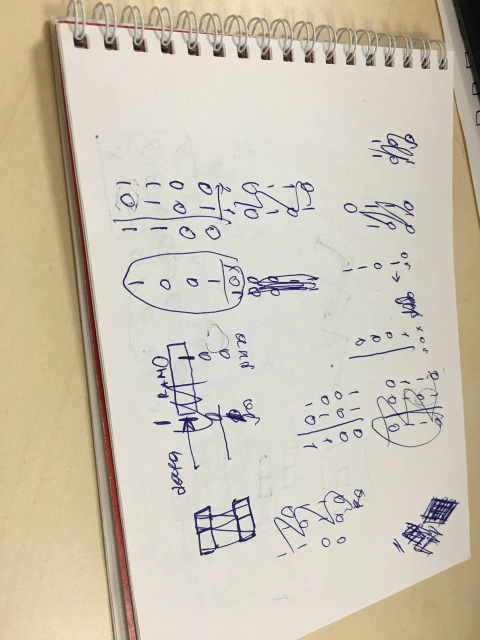
#> input picture ph1.jpg, 960 x 1280 px (shown at 1/2 size)
$ python StitchingApp.py
#> lines starting #> are read from the running program, lines starting #| are printed output that depends on the picture
### Stitcher.py

import numpy as np
import imutils
import cv2 as cv

class Stitcher:
	def __init__(self, img1, img2):
		self.imageB = img1
		self.imageA = img2

	def stitch(self, ratio=0.75, reprojThresh=4.0,
		showMatches=False):
		(kpsA, featuresA) = self.detectAndDescribe(self.imageA)
		(kpsB, featuresB) = self.detectAndDescribe(self.imageB)
		M = self.matchKeypoints(kpsA, kpsB,
			featuresA, featuresB, ratio, reprojThresh)
		if M is None:
			return (None, None, None)
		else:
			(matches, H, status) = M
			if showMatches:
				vis = self.drawMatches(kpsA, kpsB, matches, status)
				return (H, vis)
			else:
				return (H, None)

	def detectAndDescribe(self, image):
		gray = cv.cvtColor(image, cv.COLOR_BGR2GRAY)
		descriptor = cv.SIFT_create()
		(kps, features) = descriptor.detectAndCompute(image, None)
		kps = np.float32([kp.pt for kp in kps])
		return (kps, features)

	def matchKeypoints(self, kpsA, kpsB, featuresA, featuresB,ratio, reprojThresh):
		matcher = cv.DescriptorMatcher_create("BruteForce")
		rawMatches = matcher.knnMatch(featuresA, featuresB, 2)
		matches = []
		for m in rawMatches:
			if len(m) == 2 and m[0].distance < m[1].distance * ratio:
				matches.append((m[0].trainIdx, m[0].queryIdx))
		if len(matches) > 4:
			ptsA = np.float32([kpsA[i] for (_, i) in matches])
			ptsB = np.float32([kpsB[i] for (i, _) in matches])
			(H, status) = cv.findHomography(ptsA, ptsB, cv.RANSAC,reprojThresh)
			return (matches, H, status)
		return None

	# [12 lines left out: function drawMatches, not called in this run]

### GenToFile.py
import numpy as np

class GenToFile:

    def GenStr(self, data, HB, LB):
        start_code = "{:02x}".format(1)
        add_zeros = "{:02x}".format(0)
        str_HB = "{:02x}".format(HB)
        str_LB = "{:02x}".format(LB)
        str_data = "{:02x}".format(data)
        chk = self.ChecksumCalc([data, HB, LB, 1])
        string = ":" + start_code + str_HB + str_LB + add_zeros + str_data + chk


        return string

    def ChecksumCalc(self,data):
        s = 0
        for i in data:
            s = s+i
        checksum = s & 255
        checksum = checksum ^ 255
        checksum = checksum + 1
        chk = np.mod(checksum,256)
        return "{:02x}".format(chk)

### StitchingApp.py
import cv2 as cv
import numpy as np
import matplotlib.pyplot as plt
from Stitcher import Stitcher
from GenToFile import GenToFile

def Transform(imageA, imageB, H):
	result = cv.warpPerspective(imageA, H,(imageA.shape[1] + imageB.shape[1], imageA.shape[0]))
	result[0:imageB.shape[0], 0:int(imageB.shape[1]*(3/4))] = imageB[0:imageB.shape[0], 0:int(imageB.shape[1]*(3/4))]
	return result

start_addr = 1024
data_length = 9
i=0
x=0b1100

cimg1 = cv.imread("ph1.jpg")
#> cimg1 is the input picture: shape (1280, 960, 3); mean B, G, R 179.8, 195.8, 204.6
cimg2 = cv.imread("ph2.jpg")
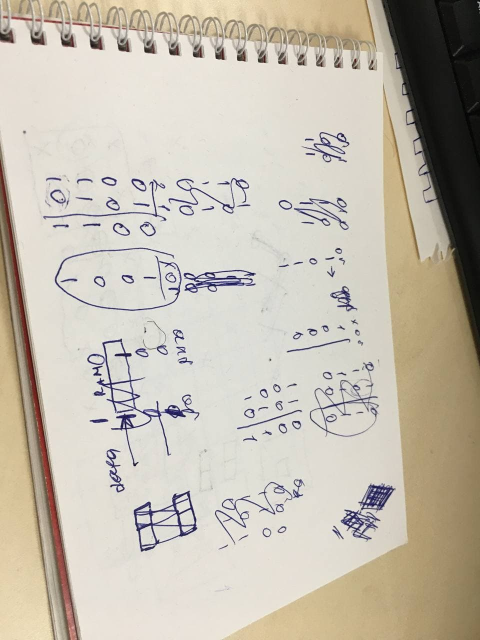
#> input picture ph2.jpg, 960 x 1280 px (shown at 1/2 size)
#> cimg2 is the input picture: shape (1280, 960, 3); mean B, G, R 175.1, 188.5, 195.9
Homography = Stitcher(cimg1, cimg2)
(H, vis) = Homography.stitch(showMatches=False)
#> in detectAndDescribe, `gray = cv.cvtColor(image, cv.COLOR_BGR2GRAY)`:
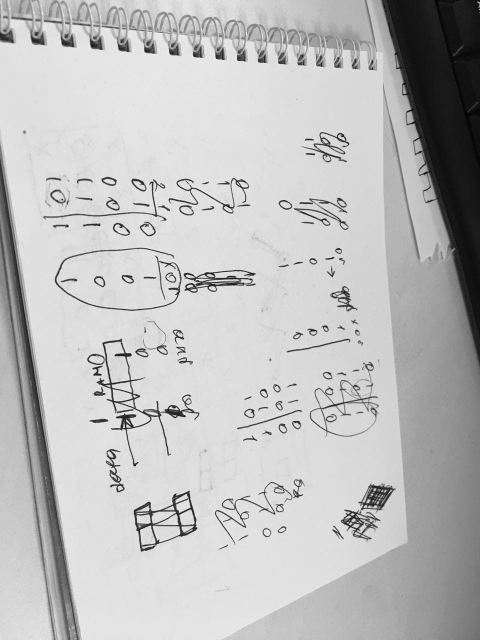
#> gray: shape (1280, 960) (shown at 1/2 size); min 0, max 255, mean 189.2
#> in detectAndDescribe, `(kps, features) = descriptor.detectAndCompute(image, None)`: kps = 3770 keypoints; strongest (x, y, size): (705, 1029, 3.3), (269, 929, 4.3), (275, 925, 2), (289, 555, 2.5)
#> in detectAndDescribe, `kps = np.float32([kp.pt for kp in kps])`: kps = 3770 pairs, first value 2.4 to 955.9, second value 2.37 to 1277.1
#> in stitch, `(kpsA, featuresA) = self.detectAndDescribe(self.imageA)`: kpsA has the same summary as kps in detectAndDescribe
#> in detectAndDescribe (call 2), `gray = cv.cvtColor(image, cv.COLOR_BGR2GRAY)`:
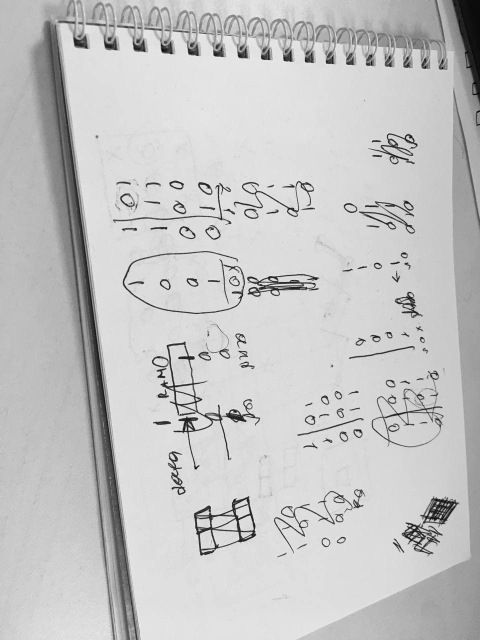
#> gray: shape (1280, 960) (shown at 1/2 size); min 0, max 255, mean 196.6
#> in detectAndDescribe (call 2), `(kps, features) = descriptor.detectAndCompute(image, None)`: kps = 3646 keypoints; strongest (x, y, size): (271, 458, 3.8), (828, 1055, 3.5), (397, 932, 2.1), (391, 936, 4.2)
#> in detectAndDescribe (call 2), `kps = np.float32([kp.pt for kp in kps])`: kps = 3646 pairs, first value 74.36 to 956.4, second value 3.23 to 1276.1
#> in stitch, `(kpsB, featuresB) = self.detectAndDescribe(self.imageB)`: kpsB has the same summary as kps in detectAndDescribe
#> in matchKeypoints, `rawMatches = matcher.knnMatch(featuresA, featuresB, 2)`: rawMatches = 3770 matches
#> after the loop in matchKeypoints, `for m in rawMatches:`: matches = 1532 pairs, first value 107 to 3644, second value 16 to 3738
#> in matchKeypoints, `ptsA = np.float32([kpsA[i] for (_, i) in matches])`: ptsA = 1532 pairs, first value 8.64 to 882.4, second value 8.1 to 1267.1
#> in matchKeypoints, `ptsB = np.float32([kpsB[i] for (i, _) in matches])`: ptsB = 1532 pairs, first value 150.2 to 955.2, second value 11.69 to 1268.7
#> in matchKeypoints, `(H, status) = cv.findHomography(ptsA, ptsB, cv.RANSAC,reprojThresh)`: H = [[0.929, -0.0204, 151.8], [-0.0268, 0.978, 14.61], [-6.67e-05, -3.63e-06, 1]]; status = 1532 values, max 1 at index 3, min 0 at index 0, mean 0.871

result = Transform(cimg2, cimg1, H)
#> in Transform, `result = cv.warpPerspective(imageA, H,(imageA.shape[1] + imageB.shape[..`:
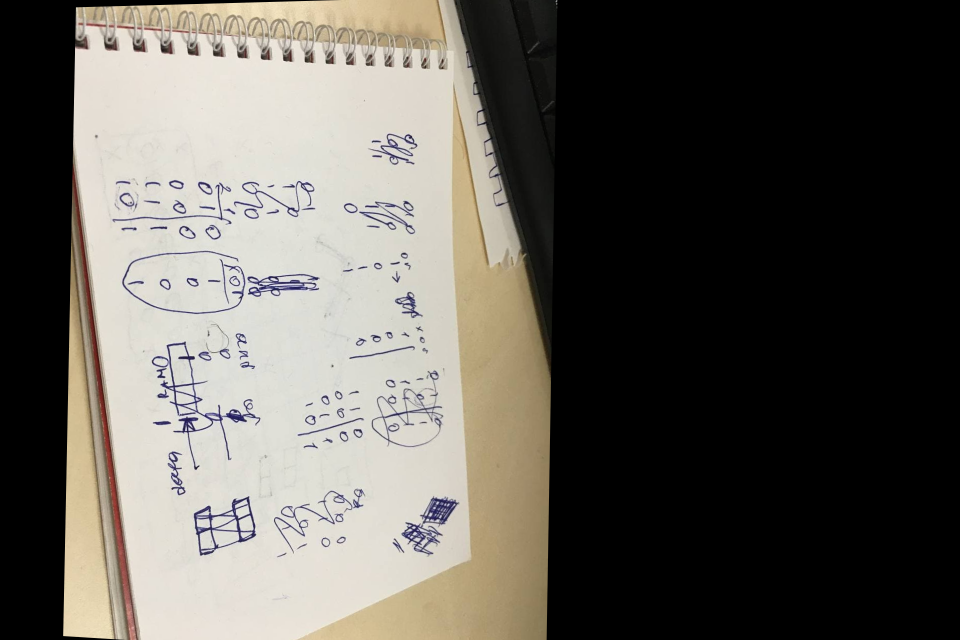
#> result: shape (1280, 1920, 3) (shown at 1/2 size); mean B, G, R 87.3, 94, 97.5
#> in Transform, `result[0:imageB.shape[0], 0:int(imageB.shape[1]*(3/4))] = imageB[0:ima..`:
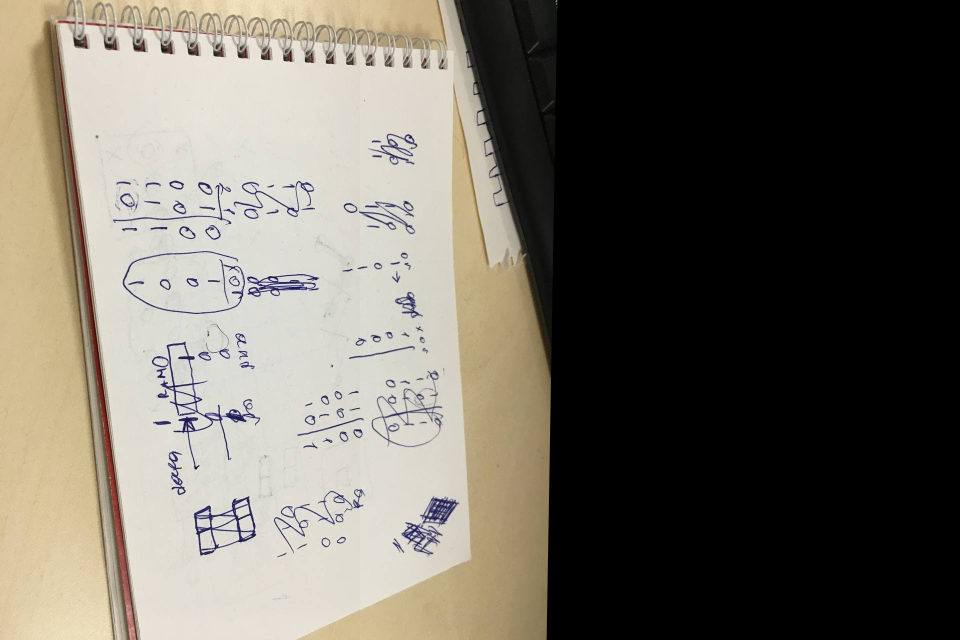
#> result: shape (1280, 1920, 3) (shown at 1/2 size); mean B, G, R 96.9, 106.5, 111.6

data = np.array(H).ravel()
#> data = [0.929, -0.0204, 151.8, -0.0268, 0.978, 14.61, -6.67e-05, -3.63e-06, 1]
wr_str = GenToFile()

f = open("demofile2.txt", "w")

while i < data_length:
    HB, LB = divmod(start_addr+i,256)
    n_data = int(data[i])
    str = wr_str.GenStr(n_data, HB, LB)
    f.seek(0,2)
    f.write(str)
    f.write("\n")
    i = i+1
#> this loop made 9 passes
#> (n_data, str_data in GenStr, string in GenStr, str) on passes 2 to 9: (0, '00', ':0104010000fa', ':0104010000fa'), (151, '97', ':010402009762', ':010402009762'), (0, '00', ':0104030000f8', ':0104030000f8'), (0, '00', ':0104040000f7', ':0104040000f7'), (14, '0e', ':010405000ee8', ':010405000ee8'), (0, '00', ':0104060000f5', ':0104060000f5'), (0, '00', ':0104070000f4', ':0104070000f4'), (1, '01', ':0104080001f2', ':0104080001f2')
#> (n_data, str_LB in GenStr, str_data in GenStr, string in GenStr, str) on pass 1: (0, '00', '00', ':0104000000fb', ':0104000000fb')
#> after the loop, i = 9

cv.imshow("res",result)
cv.imwrite("res.jpg", result)
#plt.imshow(result), plt.show()

cv.waitKey(0)

cv.destroyAllWindows()
